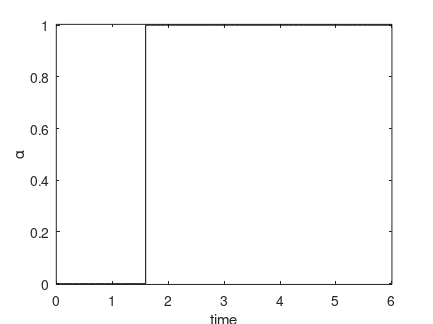

MATLAB code to generate this figure: (Note: this script raises an error after producing the figure.)
load optimprofiles tplot uplot xplot

% ploting
%..........................................................................
plot(tplot,uplot,'k')
title('')
xlabel('time')
ylabel('\alpha')
v=axis;
axis([v(1) v(2) -0.003 1.003])
set(1,'PaperUnits','centimeters')
set(1,'PaperPosition',[3 10 11 8.25])
print -depsc2 control.eps
pause

plot(tplot,xplot(:,1),'b:',tplot,xplot(:,2),'r--')
title('')
xlabel('time')
ylabel('x_1, x_2')
legend('x_1','x_2',4)
axis tight 
set(1,'PaperUnits','centimeters')
set(1,'PaperPosition',[3 10 11 8.25])
print -depsc2 x12.eps
pause

plot(tplot,xplot(:,3),'k-')
title('')
xlabel('time')
ylabel('x_3')
v=axis;
axis([v(1) v(2) 0.0098 v(4)])
set(1,'PaperUnits','centimeters')
set(1,'PaperPosition',[3 10 11 8.25])
print -depsc2 x3.eps

pause

close
%..........................................................................